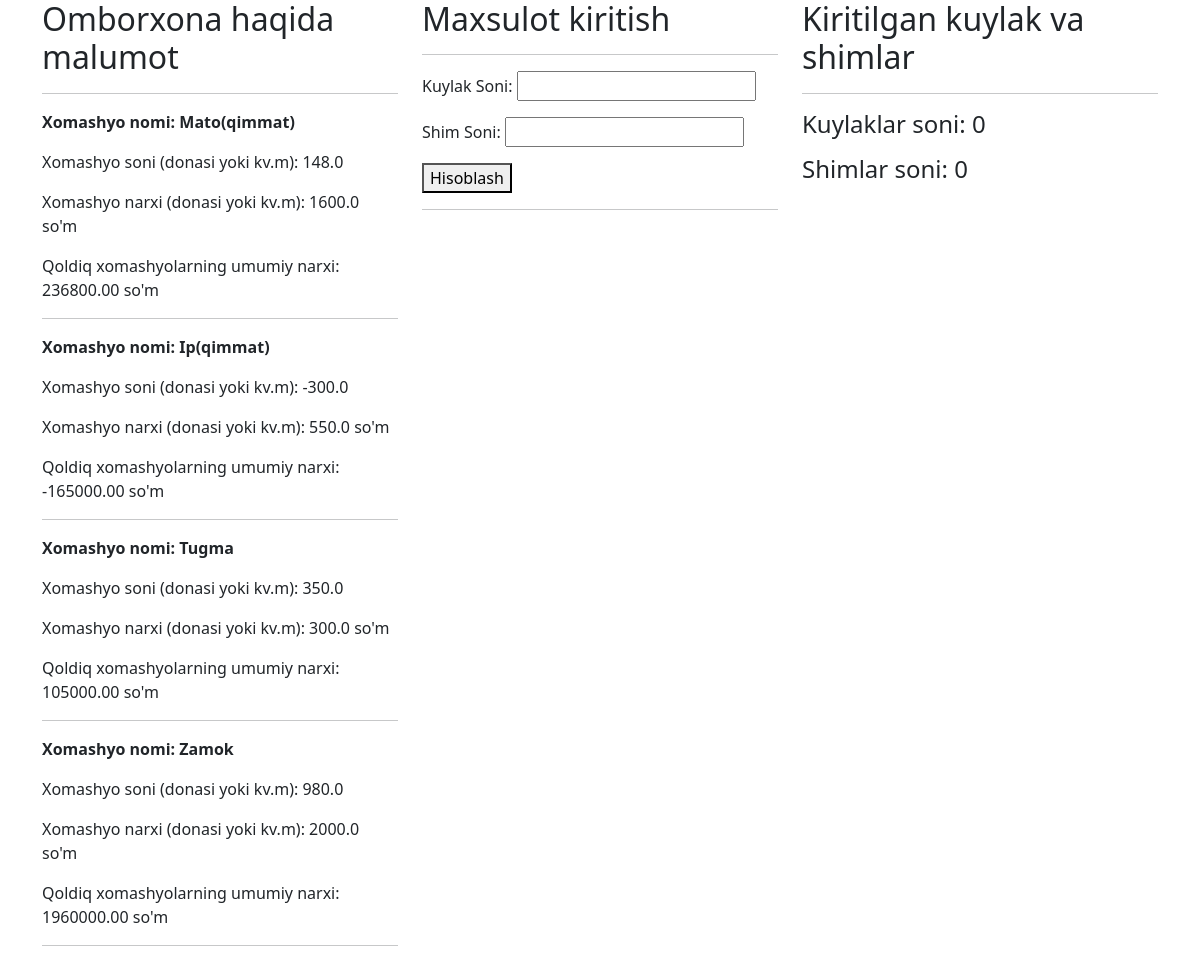
The page / on the database its author committed.
### product/models.py (models this page shows, shortened)
class WareHouse(models.Model):
    name = models.CharField(max_length=200)
    qty = models.FloatField(default=0)
    price = models.FloatField(max_length=10)

### product/views.py (the view)
# urls.py: path('', index, name='home')
def index(request):
    warehouse = WareHouse.objects.all()
    products = Product.objects.all()
    if request.method == 'POST':
        kuylak = request.POST['kuylak']
        shim = request.POST['shim']
        omborxona_mato = WareHouse.objects.get(pk=2)
        omborxona_tugma = WareHouse.objects.get(pk=5)
        omborxona_ip = WareHouse.objects.get(pk=4)
        omborxona_mato.qty = omborxona_mato.qty - int(kuylak) * 0.8
        omborxona_tugma.qty = omborxona_tugma.qty - int(kuylak) * 5
        omborxona_ip.qty = omborxona_ip.qty - int(kuylak) * 10
        omborxona_mato.save()
        omborxona_tugma.save()
        omborxona_ip.save()
        omborxona_mato = WareHouse.objects.get(pk=2)
        omborxona_ip = WareHouse.objects.get(pk=4)
        omborxona_zamok = WareHouse.objects.get(pk=6)
        omborxona_mato.qty = omborxona_mato.qty - int(shim) * 1.4
        omborxona_ip.qty = omborxona_ip.qty - int(shim) * 15
        omborxona_zamok.qty = omborxona_zamok.qty - int(shim) * 1
        omborxona_mato.save()
        omborxona_ip.save()
        omborxona_zamok.save()
    else:
        kuylak = 0
        shim = 0
    return render(request, 'index.html', {'warehouse': warehouse,
                                          'products': products,
                                          'kuylak': kuylak,
                                          'shim': shim})

### templates/index.html (shortened to what this page needs)
{% load mathfilters %}
<!doctype html>
<html lang="en">
  <head>
    <link href="https://cdn.jsdelivr.net/npm/bootstrap@5.3.3/dist/css/bootstrap.min.css" rel="stylesheet">
  </head>
  <body>
  <div class="container">
    <div class="row">
        <div class="col-4">
            <h2>Omborxona haqida malumot</h2>
            <hr>
            {% for item in warehouse %}
            <p><b>Xomashyo nomi: {{item.name}}</b></p>
            <p>Xomashyo soni (donasi yoki kv.m): {{item.qty}}</p>
            <p>Xomashyo narxi (donasi yoki kv.m): {{item.price}} so'm</p>
            <p>Qoldiq xomashyolarning umumiy narxi: {{item.qty|mul:item.price|floatformat:2}} so'm</p>
            <hr>
            {% endfor %}
        </div>
        <div class="col-4">
            <h2>Maxsulot kiritish</h2>
            <hr>
            <form method="post">
                <p>
                    <label for="kuylak">Kuylak Soni: </label>
                    <input type="number" name="kuylak">
                </p>
                <p>
                    <label for="kuylak">Shim Soni: </label>
                    <input type="number" name="shim">
                </p>
                <button type="submit">Hisoblash</button>
            </form>
            <hr>
        </div>
        <div class="col-4">
            <h2>Kiritilgan kuylak va shimlar</h2>
            <hr>
            <h4>Kuylaklar soni: {{kuylak}}</h4>
            <p><h4>Shimlar soni: {{shim}}</h4></p>
        </div>
    </div>
  </div>
  </body>
</html>

### rows shown on the page
WareHouse: name "Mato(qimmat)", qty "148.0", price "1600.0", qty|mul "236800.00"
WareHouse: name "Ip(qimmat)", qty "-300.0", price "550.0", qty|mul "-165000.00"
WareHouse: name "Tugma", qty "350.0", price "300.0", qty|mul "105000.00"
WareHouse: name "Zamok", qty "980.0", price "2000.0", qty|mul "1960000.00"

### other values the page prints
{{ kuylak }} "0"
{{ shim }} "0"
